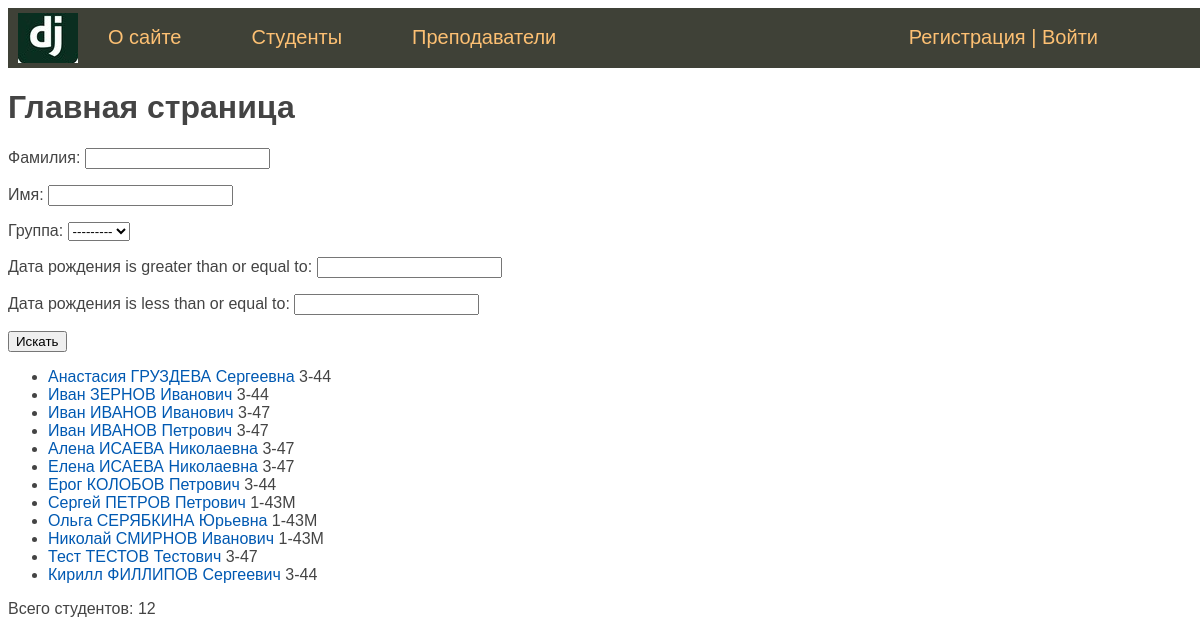
The app's page /, older data.
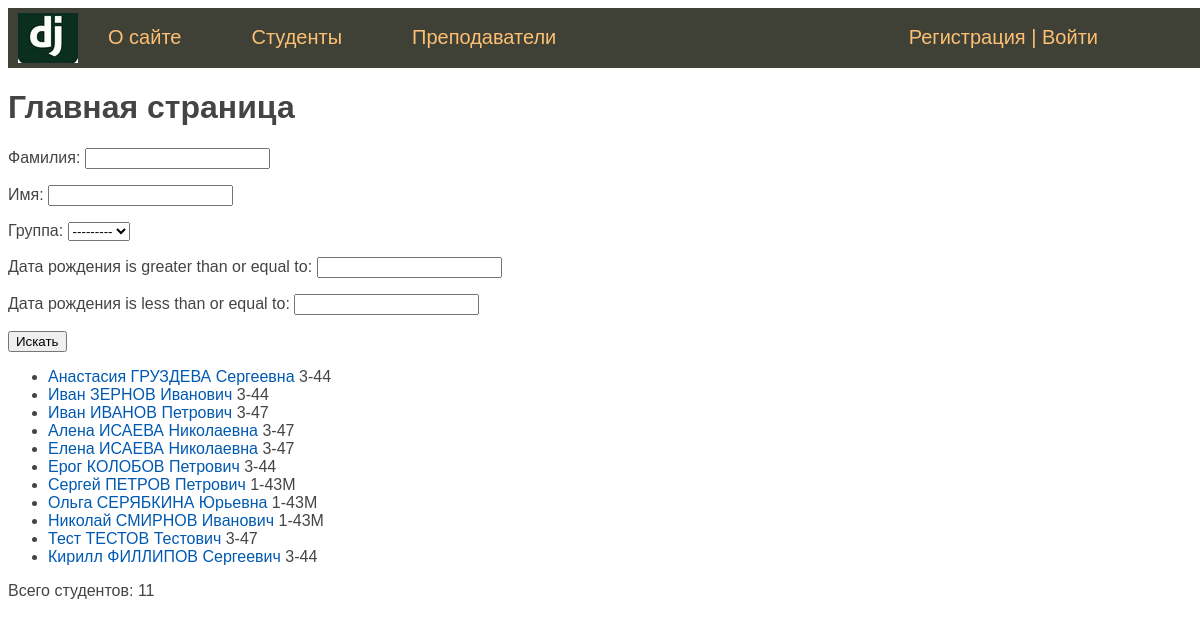
The same page, newer data.
### students/models.py (models this page shows, shortened)
class Student(models.Model):
    first_name = models.CharField(verbose_name='Имя', max_length=50)
    last_name = models.CharField(verbose_name='Фамилия', max_length=50)
    middle_name = models.CharField(verbose_name='Отчество', max_length=50)
    email = models.EmailField(verbose_name='e-mail', blank=True)
    birth_date = models.DateField(verbose_name='Дата рождения', default=date(2000, 1, 1))
    created_at = models.DateTimeField(verbose_name='Дата создания', auto_now_add=True)
    updated_at = models.DateTimeField(verbose_name='Дата изменения', auto_now=True)
    is_study = models.BooleanField(verbose_name='Учится', default=True)
    photo = models.ImageField(verbose_name='Фото', upload_to="photos/%Y/%m/%d")
    group = models.ForeignKey('Group', on_delete=models.CASCADE, verbose_name='Группа', related_name='get_students')
    slug = models.SlugField(verbose_name='URL', max_length=255, unique=True, db_index=True)
    objects = models.Manager()
    def get_absolute_url(self):
        return reverse('student', kwargs={'stud_slug': self.slug})
    class Meta:
        verbose_name = 'Студент'
        verbose_name_plural = 'Студенты'
        ordering = ['last_name', 'first_name']

class Group(models.Model):
    name = models.CharField(verbose_name='Группа', max_length=5)
    course = models.CharField(verbose_name='Курс', max_length=2)
    enrollment_year = models.IntegerField(verbose_name='Год зачисления')
    objects = models.Manager()
    def __str__(self):
        return f'{self.course}-{self.name}'
    class Meta:
        verbose_name = 'Группа'
        verbose_name_plural = 'Группы'

### students/views.py (the view)
# urls.py: path('', StudentHome.as_view(), name='home'),
class StudentHome(DataMixin, ListView):
    model = Student
    template_name = 'students/index.html'
    context_object_name = 'students'
    paginate_by = 20
    def get_context_data(self, **kwargs):
        context = super().get_context_data(**kwargs)
        auth = self.request.user.is_authenticated
        queryset = self.get_queryset()
        st_filter = StudentFilter(self.request.GET, queryset)
        c_def = self.get_user_context(title='Главная страница', auth=auth, st_filter=st_filter)
        return {**context, **c_def}
    def get_queryset(self):
        queryset = super().get_queryset()
        st_filter = StudentFilter(self.request.GET, queryset)
        return st_filter.qs

### students/utils.py (called while the page is built)
    def get_user_context(self, **kwargs):
        context = kwargs
        context['menu'] = menu
        return context

### students/templates/students/index.html (shortened to what this page needs)
{% extends 'students/base.html' %}
{% block content %}
    <h1>{{ title }}</h1>
        <form method="get" action="{% url 'home' %}">
            {{ st_filter.form.as_p }}
            <button type="submit">Искать</button>
        </form>
        <ul>
        {% for st in students %}
            <li>
                <a href="{{ st.get_absolute_url }}">
                    {{st.first_name }}
                    {{ st.last_name | upper }}
                    {{ st.middle_name }}
                </a>
                {{ st.group.course }}-{{ st.group.name }}
            </li>
        {% endfor %}
        </ul>
        <p> Всего студентов: {{ students | length }}</p>
{% endblock %}

### students/templates/students/base.html (shortened to what this page needs)
<!DOCTYPE html>
{% load static %}
<html>
<head>
    <link type="text/css" href="/static/students/css/styles.css" rel="stylesheet" />
</head>
<body>
    {% block mainmenu %}
    <div class="header">
    <ul id="mainmenu" class="mainmenu">
        <li class="logo">
            <a href="{% url 'home' %}"><div class="logo"></div></a>
        </li>
        {% for m in menu %}
            <li><a href="{% url m.url_name%}">{{ m.title }} </a></li>
        {% endfor %}
        <li class="last">
            {% if request.user.is_authenticated %}
                <li class="last"> {{user.username}} | <a href="{% url 'logout' %}">Выйти</a> </li>
            {% else %}
                <li class="last"><a href="{% url 'register' %}">Регистрация</a> | <a href="{% url 'login' %}">Войти</a> </li>
            {% endif %}
        </li>
    </ul>
    </div>
    {% endblock mainmenu %}
    {% block content %}
    {% endblock content %}
</body>
</html>

### students/static/students/css/styles.css (style rules this page uses)
body { font-family: 'Arial'; padding: 0; height: 100%; width: 100%; color: #444; }
a { color: #0059b2; text-decoration: none; }
.header { background: #3F4137; height: 60px; }
.logo { background: url('../images/logo_zoloto.png') no-repeat 10px 5px; width: 70px; height: 60px; }
ul.mainmenu { list-style: none; margin: 0; padding: 0; height: 60px; color: #fdc073; font-size: 20px; overflow: hidden; }
ul.mainmenu li { float: left; margin: 18px 40px 0 30px; }
ul.mainmenu li.logo { margin: 0; }
ul.mainmenu li.last { float: right; }
ul.mainmenu li a { color: #fdc073; text-decoration: none; }

Row changes from the older to the newer data that the page shows:
removed Student: first_name "Иван", last_name "ИВАНОВ", middle_name "Иванович", group.course "3", group.name "47"
Text that changed along with them:
{{ students | length }}: "12" → "11"
